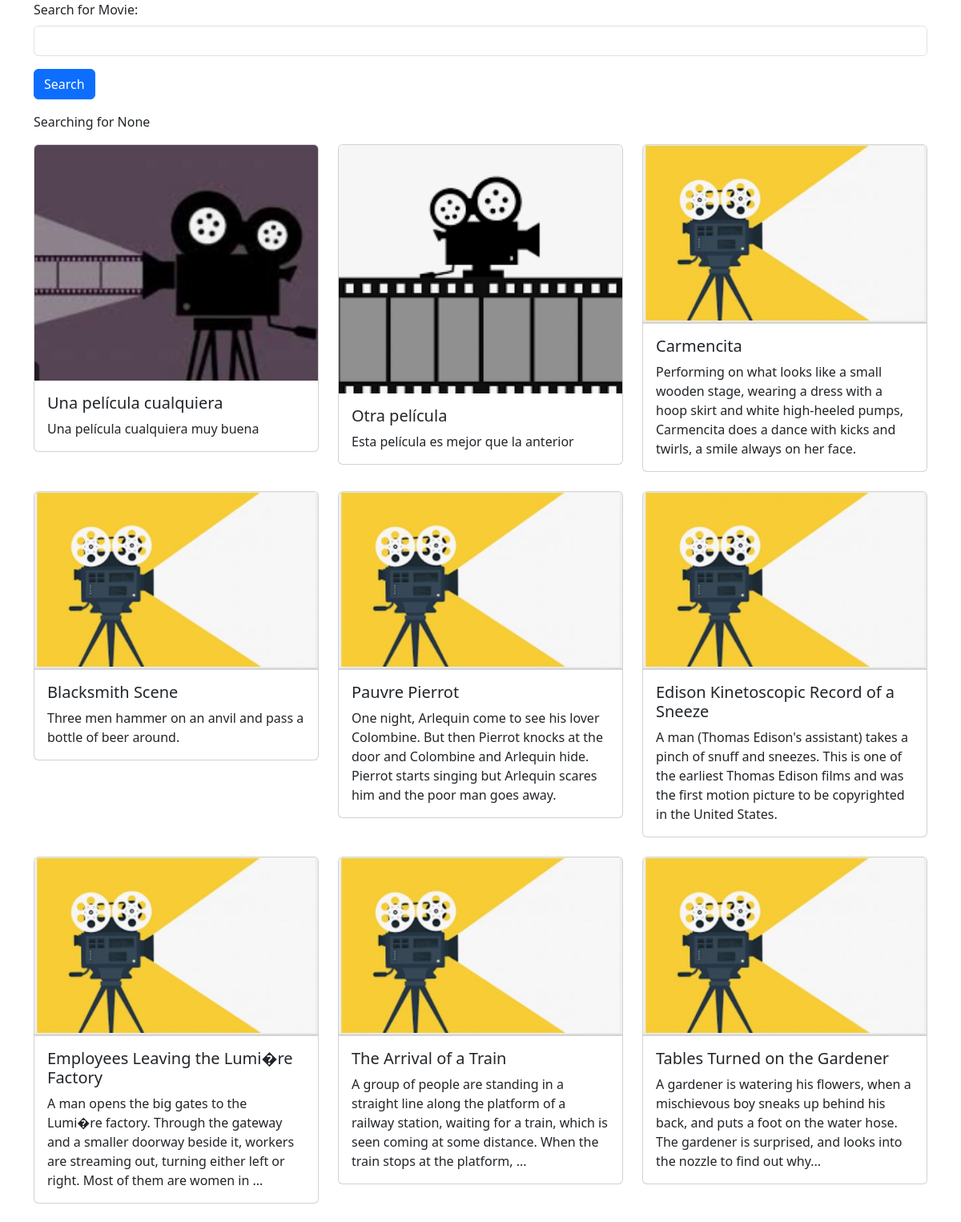
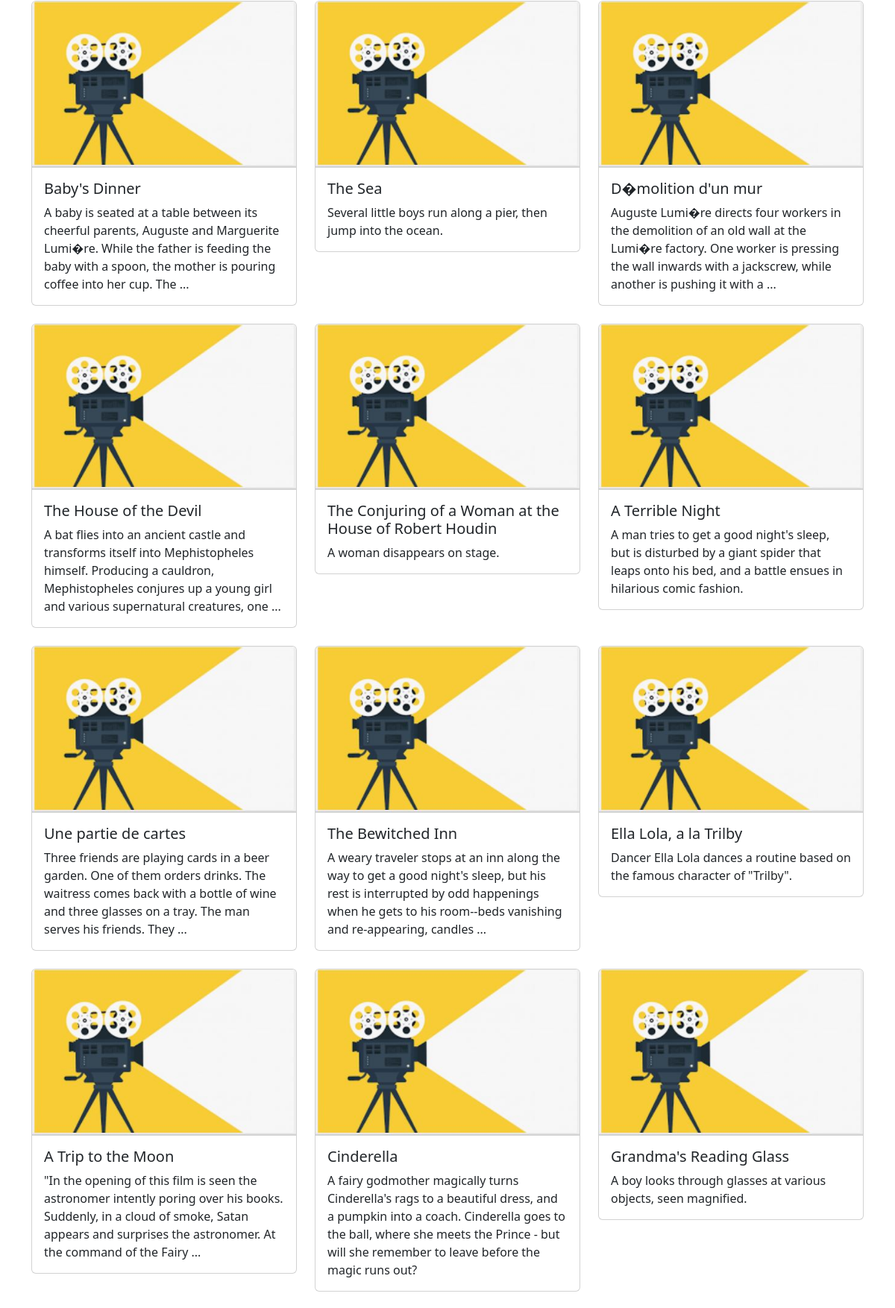
The page / (upper part) on the database its author committed (2 pictures, top to bottom).
### movie/models.py (models this page shows, shortened)
class Movie(models.Model):
    title = models.CharField(max_length=100)
    description = models.CharField(max_length=250)
    image = models.ImageField(upload_to='movie/images/')
    url = models.URLField(blank=True)
    genre = models.CharField(blank=True, max_length=250)
    year = models.IntegerField(blank=True, null=True)

### movie/views.py (the view)
# urls.py: 2. Add a URL to urlpatterns:  path('', views.home, name='home')
def home(request):
    searchTerm = request.GET.get('searchMovie')
    if searchTerm:
        movies = Movie.objects.filter(title__icontains=searchTerm)
    else:
        movies = Movie.objects.all()
    return render(request, 'home.html', {'searchTerm':searchTerm, 'movies': movies})

### movie/templates/home.html (shortened to what this page needs)
<head>
    <link href="https://cdn.jsdelivr.net/npm/bootstrap@5.3.7/dist/css/bootstrap.min.css" rel="stylesheet">
</head>
<div class="container">
    <form action="">
        <div class="mb-3">
            <label for="searchMovie" class="form-label">
                Search for Movie:
            </label>
            <input type="text" class="form-control" name="searchMovie"/>
        </div>
        <button type="submit" class="btn btn-primary">Search</button>
    </form>
    <p>Searching for {{ searchTerm }}</p>
    <div class="row row-cols-1 row-cols-md-3 g-4">
        {% for movie in movies %}
        <div v-for="movie in movies" class="col">
            <div class="card">
                <img src="{{ movie.image.url }}" class="card-img-top" alt="...">
                <div class="card-body">
                    <h5 class="card-title">{{ movie.title }}</h5>
                    <p class="card-text">{{ movie.description }}</p>
                </div>
            </div>
        </div>
    {% endfor %}
    </div>
    <br/>
</div>

### rows shown on the page
Movie: image (picture), title "Una película cualquiera", description "Una película cualquiera muy buena"
Movie: image (picture), title "Otra película", description "Esta película es mejor que la anterior"
Movie: image (placeholder picture), title "Carmencita", description "Performing on what looks like a small wooden stage, wearing a dress with a hoop skirt and white high-heeled pumps, Carmencita does a dance with kicks and twirls, a smile always on her face."
Movie: image (placeholder picture), title "Blacksmith Scene", description "Three men hammer on an anvil and pass a bottle of beer around."
Movie: image (placeholder picture), title "Pauvre Pierrot", description "One night, Arlequin come to see his lover Colombine. But then Pierrot knocks at the door and Colombine and Arlequin hide. Pierrot starts singing but Arlequin scares him and the poor man goes away."
Movie: image (placeholder picture), title "Edison Kinetoscopic Record of a Sneeze", description "A man (Thomas Edison's assistant) takes a pinch of snuff and sneezes. This is one of the earliest Thomas Edison films and was the first motion picture to be copyrighted in the United States."
Movie: image (placeholder picture), title "Employees Leaving the Lumi�re Factory", description "A man opens the big gates to the Lumi�re factory. Through the gateway and a smaller doorway beside it, workers are streaming out, turning either left or right. Most of them are women in ..."
Movie: image (placeholder picture), title "The Arrival of a Train", description "A group of people are standing in a straight line along the platform of a railway station, waiting for a train, which is seen coming at some distance. When the train stops at the platform, ..."
Movie: image (placeholder picture), title "Tables Turned on the Gardener", description "A gardener is watering his flowers, when a mischievous boy sneaks up behind his back, and puts a foot on the water hose. The gardener is surprised, and looks into the nozzle to find out why..."
Movie: image (placeholder picture), title "Baby's Dinner", description "A baby is seated at a table between its cheerful parents, Auguste and Marguerite Lumi�re. While the father is feeding the baby with a spoon, the mother is pouring coffee into her cup. The ..."
Movie: image (placeholder picture), title "The Sea", description "Several little boys run along a pier, then jump into the ocean."
Movie: image (placeholder picture), title "D�molition d'un mur", description "Auguste Lumi�re directs four workers in the demolition of an old wall at the Lumi�re factory. One worker is pressing the wall inwards with a jackscrew, while another is pushing it with a ..."
Movie: image (placeholder picture), title "The House of the Devil", description "A bat flies into an ancient castle and transforms itself into Mephistopheles himself. Producing a cauldron, Mephistopheles conjures up a young girl and various supernatural creatures, one ..."
Movie: image (placeholder picture), title "The Conjuring of a Woman at the House of Robert Houdin", description "A woman disappears on stage."
Movie: image (placeholder picture), title "A Terrible Night", description "A man tries to get a good night's sleep, but is disturbed by a giant spider that leaps onto his bed, and a battle ensues in hilarious comic fashion."
Movie: image (placeholder picture), title "Une partie de cartes", description "Three friends are playing cards in a beer garden. One of them orders drinks. The waitress comes back with a bottle of wine and three glasses on a tray. The man serves his friends. They ..."
Movie: image (placeholder picture), title "The Bewitched Inn", description "A weary traveler stops at an inn along the way to get a good night's sleep, but his rest is interrupted by odd happenings when he gets to his room--beds vanishing and re-appearing, candles ..."
Movie: image (placeholder picture), title "Ella Lola, a la Trilby", description "Dancer Ella Lola dances a routine based on the famous character of \"Trilby\"."
Movie: image (placeholder picture), title "A Trip to the Moon", description "\"In the opening of this film is seen the astronomer intently poring over his books. Suddenly, in a cloud of smoke, Satan appears and surprises the astronomer. At the command of the Fairy ..."
Movie: image (placeholder picture), title "Cinderella", description "A fairy godmother magically turns Cinderella's rags to a beautiful dress, and a pumpkin into a coach. Cinderella goes to the ball, where she meets the Prince - but will she remember to leave before the magic runs out?"
Movie: image (placeholder picture), title "Grandma's Reading Glass", description "A boy looks through glasses at various objects, seen magnified."

### other values the page prints
{{ searchTerm }} "None"
